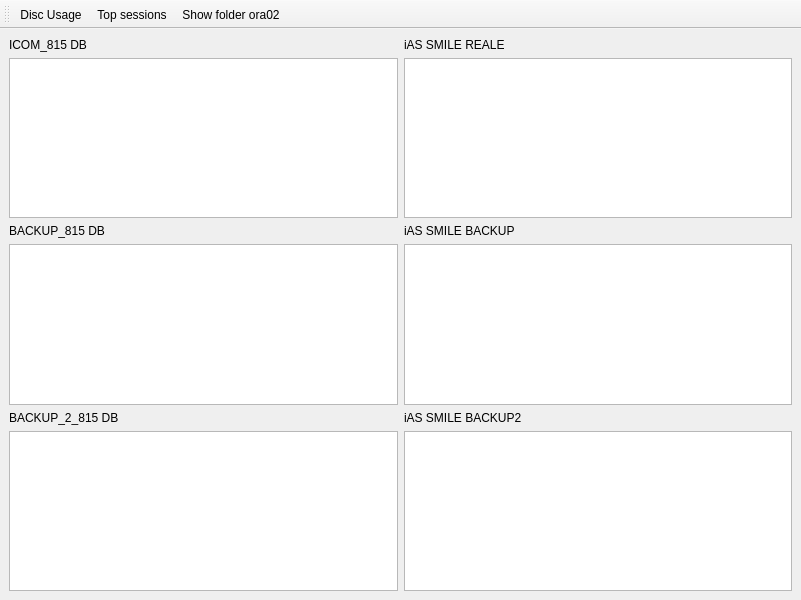
<?xml version="1.0" encoding="UTF-8"?>
<ui version="4.0">
 <class>linux_server_window</class>
 <widget class="QMainWindow" name="linux_server_window">
  <property name="geometry">
   <rect>
    <x>0</x>
    <y>0</y>
    <width>801</width>
    <height>600</height>
   </rect>
  </property>
  <property name="windowTitle">
   <string>Linux server utility</string>
  </property>
  <property name="windowIcon">
   <iconset resource="resource.qrc">
    <normaloff>:/icons/icons/console.gif</normaloff>:/icons/icons/console.gif</iconset>
  </property>
  <widget class="QWidget" name="centralwidget">
   <property name="sizePolicy">
    <sizepolicy hsizetype="Expanding" vsizetype="Expanding">
     <horstretch>0</horstretch>
     <verstretch>0</verstretch>
    </sizepolicy>
   </property>
   <layout class="QGridLayout" name="gridLayout">
    <item row="0" column="0">
     <widget class="QLabel" name="l_icom_815">
      <property name="text">
       <string>ICOM_815 DB</string>
      </property>
      <property name="buddy">
       <cstring>e_icom_815</cstring>
      </property>
     </widget>
    </item>
    <item row="2" column="0">
     <widget class="QLabel" name="l_backup_815">
      <property name="text">
       <string>BACKUP_815 DB</string>
      </property>
      <property name="buddy">
       <cstring>e_backup_815</cstring>
      </property>
     </widget>
    </item>
    <item row="3" column="0">
     <widget class="QTextEdit" name="e_backup_815">
      <property name="font">
       <font>
        <family>Courier</family>
        <pointsize>10</pointsize>
       </font>
      </property>
      <property name="readOnly">
       <bool>true</bool>
      </property>
     </widget>
    </item>
    <item row="4" column="0">
     <widget class="QLabel" name="l_backup_2_815">
      <property name="text">
       <string>BACKUP_2_815 DB</string>
      </property>
      <property name="buddy">
       <cstring>e_backup_2_815</cstring>
      </property>
     </widget>
    </item>
    <item row="5" column="0">
     <widget class="QTextEdit" name="e_backup_2_815">
      <property name="font">
       <font>
        <family>Courier</family>
        <pointsize>10</pointsize>
       </font>
      </property>
      <property name="readOnly">
       <bool>true</bool>
      </property>
     </widget>
    </item>
    <item row="1" column="0">
     <widget class="QTextEdit" name="e_icom_815">
      <property name="font">
       <font>
        <family>Courier</family>
        <pointsize>10</pointsize>
       </font>
      </property>
      <property name="readOnly">
       <bool>true</bool>
      </property>
     </widget>
    </item>
    <item row="1" column="1">
     <widget class="QTextEdit" name="e_ias_smile_reale">
      <property name="font">
       <font>
        <family>Courier</family>
        <pointsize>10</pointsize>
       </font>
      </property>
      <property name="readOnly">
       <bool>true</bool>
      </property>
     </widget>
    </item>
    <item row="0" column="1">
     <widget class="QLabel" name="l_ias_smile_reale">
      <property name="text">
       <string>iAS SMILE REALE</string>
      </property>
      <property name="buddy">
       <cstring>e_ias_smile_reale</cstring>
      </property>
     </widget>
    </item>
    <item row="2" column="1">
     <widget class="QLabel" name="l_ias_smile_backup">
      <property name="text">
       <string>iAS SMILE BACKUP</string>
      </property>
      <property name="buddy">
       <cstring>e_ias_smile_backup</cstring>
      </property>
     </widget>
    </item>
    <item row="3" column="1">
     <widget class="QTextEdit" name="e_ias_smile_backup">
      <property name="font">
       <font>
        <family>Courier</family>
        <pointsize>10</pointsize>
       </font>
      </property>
      <property name="readOnly">
       <bool>true</bool>
      </property>
     </widget>
    </item>
    <item row="4" column="1">
     <widget class="QLabel" name="l_ias_smile_backup2">
      <property name="text">
       <string>iAS SMILE BACKUP2</string>
      </property>
      <property name="buddy">
       <cstring>e_ias_smile_backup2</cstring>
      </property>
     </widget>
    </item>
    <item row="5" column="1">
     <widget class="QTextEdit" name="e_ias_smile_backup2">
      <property name="font">
       <font>
        <family>Courier</family>
        <pointsize>10</pointsize>
       </font>
      </property>
      <property name="readOnly">
       <bool>true</bool>
      </property>
     </widget>
    </item>
   </layout>
  </widget>
  <widget class="QToolBar" name="toolBar">
   <property name="windowTitle">
    <string>toolBar</string>
   </property>
   <property name="iconSize">
    <size>
     <width>25</width>
     <height>25</height>
    </size>
   </property>
   <attribute name="toolBarArea">
    <enum>TopToolBarArea</enum>
   </attribute>
   <attribute name="toolBarBreak">
    <bool>false</bool>
   </attribute>
   <addaction name="action_disc_usage"/>
   <addaction name="actionTop_sessions"/>
   <addaction name="actionShow_folder_ora02"/>
  </widget>
  <action name="action_disc_usage">
   <property name="icon">
    <iconset resource="resource.qrc">
     <normaloff>:/icons/icons/pie.gif</normaloff>:/icons/icons/pie.gif</iconset>
   </property>
   <property name="text">
    <string>Disc Usage</string>
   </property>
   <property name="toolTip">
    <string>Show disc usage for all server</string>
   </property>
  </action>
  <action name="actionTop_sessions">
   <property name="icon">
    <iconset resource="resource.qrc">
     <normaloff>:/icons/icons/speedometer.gif</normaloff>:/icons/icons/speedometer.gif</iconset>
   </property>
   <property name="text">
    <string>Top sessions</string>
   </property>
   <property name="toolTip">
    <string>Show the output of &quot;top&quot; command</string>
   </property>
  </action>
  <action name="actionShow_folder_ora02">
   <property name="icon">
    <iconset resource="resource.qrc">
     <normaloff>:/icons/icons/zip.gif</normaloff>:/icons/icons/zip.gif</iconset>
   </property>
   <property name="text">
    <string>Show folder ora02</string>
   </property>
   <property name="toolTip">
    <string>Show folder ora02</string>
   </property>
  </action>
 </widget>
 <tabstops>
  <tabstop>e_icom_815</tabstop>
  <tabstop>e_ias_smile_reale</tabstop>
  <tabstop>e_backup_815</tabstop>
  <tabstop>e_ias_smile_backup</tabstop>
  <tabstop>e_backup_2_815</tabstop>
  <tabstop>e_ias_smile_backup2</tabstop>
 </tabstops>
 <resources>
  <include location="resource.qrc"/>
 </resources>
 <connections>
  <connection>
   <sender>action_disc_usage</sender>
   <signal>triggered()</signal>
   <receiver>linux_server_window</receiver>
   <slot>slot_action_disc_usage()</slot>
   <hints>
    <hint type="sourcelabel">
     <x>-1</x>
     <y>-1</y>
    </hint>
    <hint type="destinationlabel">
     <x>400</x>
     <y>299</y>
    </hint>
   </hints>
  </connection>
  <connection>
   <sender>actionTop_sessions</sender>
   <signal>triggered()</signal>
   <receiver>linux_server_window</receiver>
   <slot>slot_action_top_sessions()</slot>
   <hints>
    <hint type="sourcelabel">
     <x>-1</x>
     <y>-1</y>
    </hint>
    <hint type="destinationlabel">
     <x>400</x>
     <y>299</y>
    </hint>
   </hints>
  </connection>
  <connection>
   <sender>actionShow_folder_ora02</sender>
   <signal>triggered()</signal>
   <receiver>linux_server_window</receiver>
   <slot>slot_show_folder_ora02()</slot>
   <hints>
    <hint type="sourcelabel">
     <x>-1</x>
     <y>-1</y>
    </hint>
    <hint type="destinationlabel">
     <x>400</x>
     <y>299</y>
    </hint>
   </hints>
  </connection>
 </connections>
 <slots>
  <slot>slot_action_disc_usage()</slot>
  <slot>slot_action_top_sessions()</slot>
  <slot>slot_show_folder_ora02()</slot>
 </slots>
</ui>
